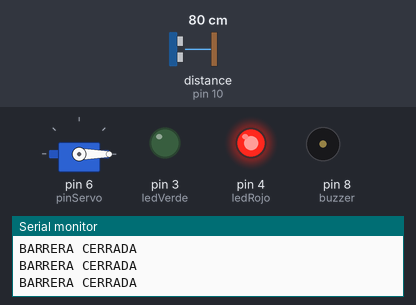
Simulated run of this sketch. Board: Arduino Uno, built with avr-gcc and run on an emulated ATmega328P. On the bench: servo, output pins drawn as LEDs (lit = HIGH), buzzer (waves = sounding), the last lines printed to the serial monitor. Wiring (inferred from the names in the program): ultrasonic range finder: trigger pin 9; echo pin 10. The test bench sets the inputs (shaded band); at power-on: distance to the obstacle (sensor on pin 10) 80 cm. The echo pulse lasts 58.3 µs per cm; pins used as bus, display or sensor lines are not drawn.

Above: at 1.2 s.
1.3 s: distance to the obstacle (sensor on pin 10) set to 22 cm
2.8 s: distance to the obstacle (sensor on pin 10) set to 18 cm
At 3.24 s:
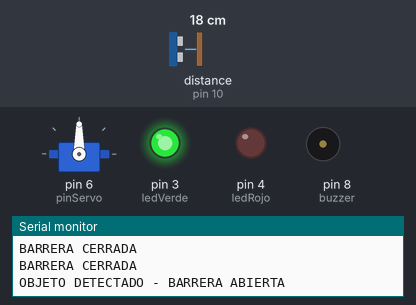
5.8 s: distance to the obstacle (sensor on pin 10) set to 35 cm
At 5.96 s:
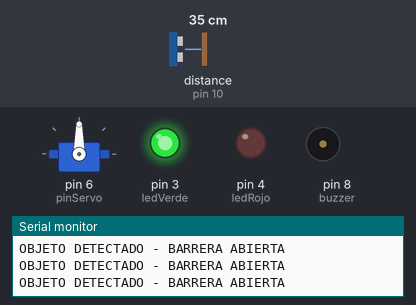
7.5 s: distance to the obstacle (sensor on pin 10) set to 2 cm
At 7.78 s:
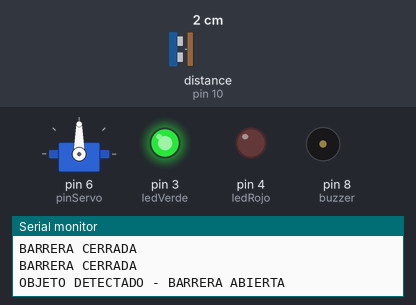
Timing chart, 0 to 11.5 s (numbered marks = the images above; inputs shaded):
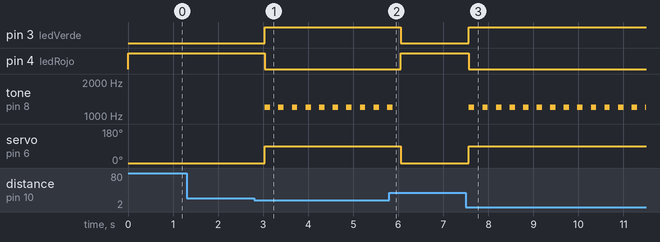

Measured:
- the behaviour switches between 21 and 20 cm on distance to the obstacle (sensor on pin 10) (found by bisection; images 0 and 1)
- after the input at 2.8 s, pin 3 (ledVerde): LOW → HIGH after 0.24 s; pin 4 (ledRojo): HIGH → LOW after 0.24 s; tone on pin 8 (buzzer): alternates 1200 Hz for 0.12 s and silent for 0.18 s, starting after 0.24 s; servo on pin 6 (pinServo): 0° → 90° after 0.24 s
- after the input at 5.8 s, pin 3 (ledVerde): HIGH → LOW after 0.26 s; pin 4 (ledRojo): LOW → HIGH after 0.26 s; tone on pin 8 (buzzer): goes on until 5.9 s, then stays silent; servo on pin 6 (pinServo): 90° → 0° after 0.26 s
- after the input at 7.5 s, pin 3 (ledVerde): LOW → HIGH after 0.07 s; pin 4 (ledRojo): HIGH → LOW after 0.07 s; tone on pin 8 (buzzer): alternates 1200 Hz for 0.12 s and silent for 0.18 s, starting after 0.07 s; servo on pin 6 (pinServo): 0° → 90° after 0.07 s

The sketch:

semana-20.ino
```cpp
#include <Servo.h>
const int pinTrig = 9;
const int pinEcho = 10;
const int pinServo = 6;
const int ledVerde = 3;
const int ledRojo = 4;
const int buzzer = 8;
Servo barrera;
float medirDistancia() {
  digitalWrite(pinTrig, LOW);
  delayMicroseconds(2);
  digitalWrite(pinTrig, HIGH);
  delayMicroseconds(10);
  digitalWrite(pinTrig, LOW);
  unsigned long duracion = pulseIn(pinEcho, HIGH, 30000);
  if (duracion == 0) return -1.0;
  return duracion * 0.0343 / 2.0;
}
void cerrarBarrera() {
  barrera.write(0);
  digitalWrite(ledVerde, LOW);
  digitalWrite(ledRojo, HIGH);
}
void abrirBarrera() {
  barrera.write(90);
  digitalWrite(ledVerde, HIGH);
  digitalWrite(ledRojo, LOW);
}
void setup() {
  pinMode(pinTrig, OUTPUT);
  pinMode(pinEcho, INPUT);
  pinMode(ledVerde, OUTPUT);
  pinMode(ledRojo, OUTPUT);
  pinMode(buzzer, OUTPUT);
  barrera.attach(pinServo);
  cerrarBarrera();
  Serial.begin(9600);
}
void loop() {
  float distancia = medirDistancia();
  if (distancia < 0) {
    cerrarBarrera();
    tone(buzzer, 300);
    Serial.println("ERROR DE LECTURA");
  } else if (distancia <= 20) {
    abrirBarrera();
    tone(buzzer, 1200, 120);
    Serial.println("OBJETO DETECTADO - BARRERA ABIERTA");
  } else {
    cerrarBarrera();
    noTone(buzzer);
    Serial.println("BARRERA CERRADA");
  }
  delay(300);
}
```
